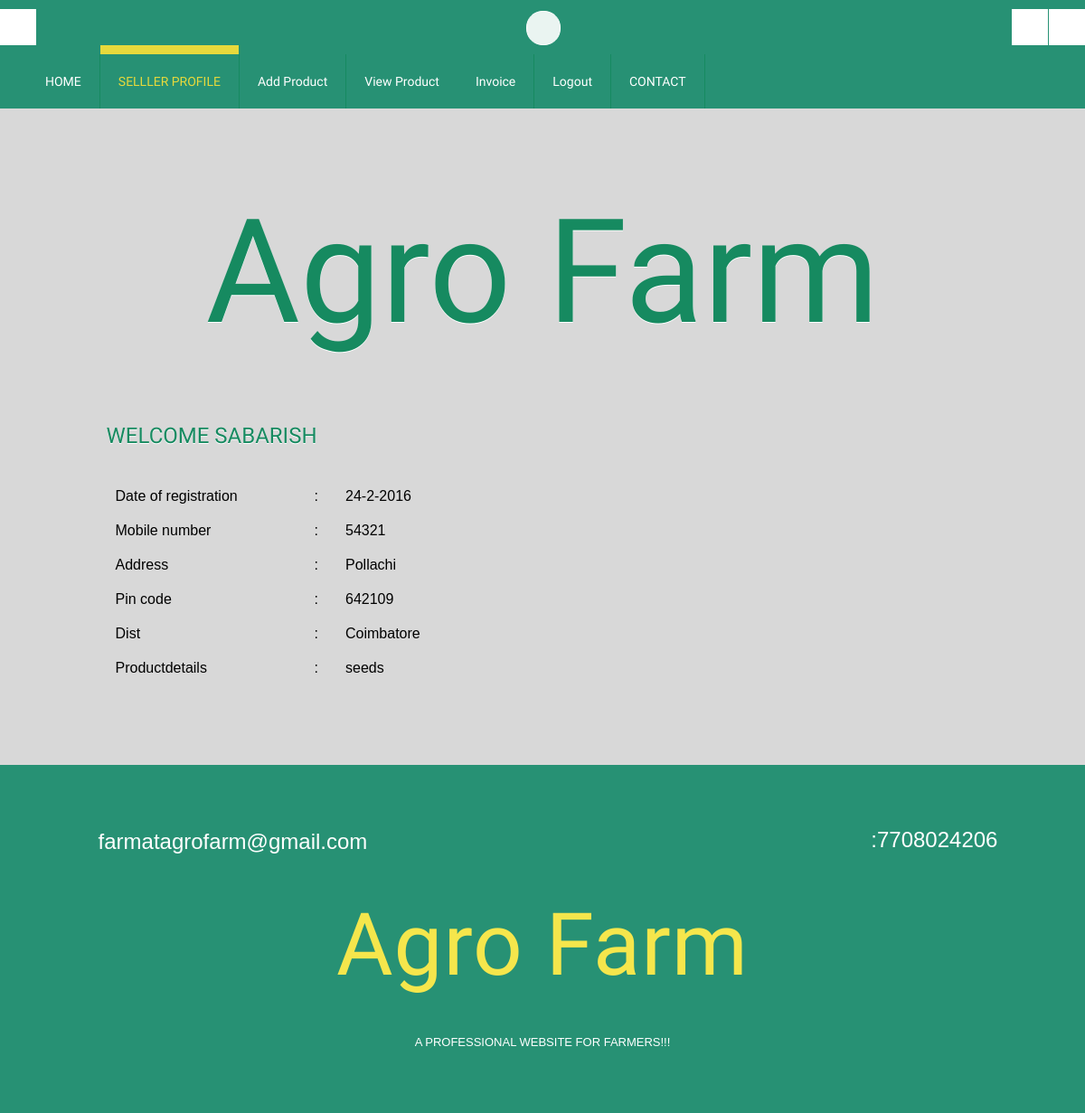
Before: /Code/seller_profile.php (signed in) with the older database file.
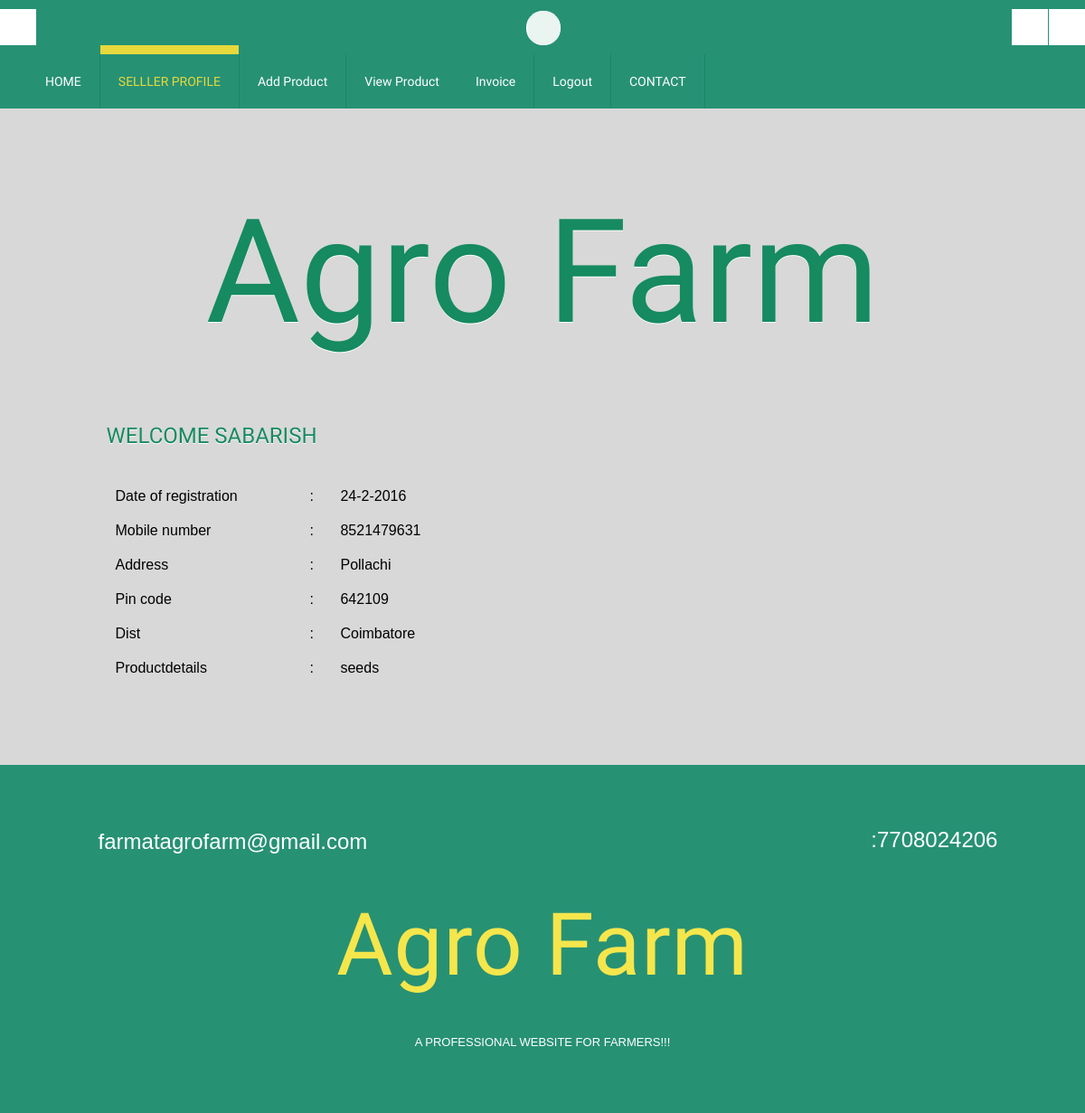
After: the same page with the newer database file.
### tables this page shows
CREATE TABLE IF NOT EXISTS `seller` (
  `sid` int(5) NOT NULL AUTO_INCREMENT,
  `susername` varchar(50) NOT NULL,
  `spassword` varchar(50) NOT NULL,
  `date` varchar(10) NOT NULL,
  `mobileno` varchar(15) NOT NULL,
  `address` text NOT NULL,
  `pinno` varchar(10) NOT NULL,
  `dist` varchar(50) NOT NULL,
  `productdetails` varchar(50) NOT NULL,
  PRIMARY KEY (`sid`)
);

### Code/seller_profile.php (the view, shortened to what this page needs)
<?php
include "header.php";
?>
<div class="wrap">
<div class="wrapper">
	<div class="main">
		<div class="content">
			<a href="index.php"><h2>Agro Farm</h2></a>
		</div>
<div class="ser-main">
<?php
$sid=$_SESSION['sid'];
$l=mysql_query("SELECT * FROM seller WHERE sid='$sid'");
while($g=mysql_fetch_array($l))
{
$username=$g['susername'];
	$date=$g['date'];
	$mobileno=$g['mobileno'];
	$address=$g['address'];
	$pinno=$g['pinno'];
	$dist=$g['dist'];
	$productdetails=$g['productdetails'];
?>
		<div class="ser-grid-list img_style">
		<h3 class="style"><a href="">Welcome <?php echo $username; ?></a></h3>
			<div class="contact-form">
            <table align="left" width="400px">
            <tr><td>Date of registration</td><td>:</td><td><?php echo $date; ?></td></tr>
            <tr><td>Mobile number</td><td>:</td><td><?php echo $mobileno; ?></td></tr>
            <tr><td>Address</td><td>:</td><td><?php echo $address; ?></td></tr>
            <tr><td>Pin code</td><td>:</td><td><?php echo $pinno; ?></td></tr>
            <tr><td>Dist</td><td>:</td><td><?php echo $dist; ?></td></tr>
            <tr><td>Productdetails</td><td>:</td><td><?php echo $productdetails; ?></td></tr>
            </table>
		    </div>
		</div>
<?php
}
?>
		</div>
	</div>
</div>
</div>
<?php
include "footer.php";
?>

Changed rows visible on the page:
changed seller "SABARISH": mobileno "54321" → "8521479631"
